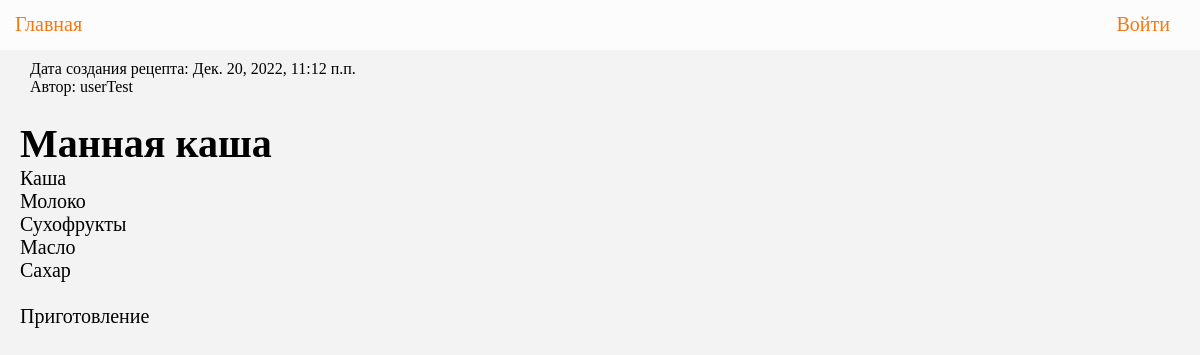
Screenshot of /post/3/ with the database file from the repository.
### mainCookHelper/models.py (models this page shows, shortened)
class Recepts(models.Model):
    author = models.ForeignKey(settings.AUTH_USER_MODEL, on_delete=models.CASCADE, verbose_name="Автор")
    title = models.CharField(max_length=225, verbose_name="Название")
    annotation = models.TextField(verbose_name="Описание")
    ingredients = models.TextField(verbose_name="Игредиенты")
    text = models.TextField(verbose_name="Приготовление")
    created_date = models.DateTimeField(default=timezone.now)
    published_date = models.DateTimeField(blank=True, null=True)

### mainCookHelper/views.py (the view)
# urls.py: path('post/<int:pk>/', views.recept_detail, name='recept_detail'),
def recept_detail(request, pk):
    post = get_object_or_404(Recepts, pk=pk)
    return render(request, 'mainCookHelper/recept_detail.html', {'post': post})

### mainCookHelper/templates/mainCookHelper/recept_detail.html (shortened to what this page needs)
{% extends 'mainCookHelper/base.html' %}
{% block content %}
<div class="block_post">
    <div class="post_info">
        {% if post.published_date %}
            <p>Дата создания рецепта: {{ post.published_date }}</p>
            <p>Автор: {{post.author}}</p>
        {% endif %}
    </div>
    <div class="post_function">
    </div>
</div>
<div class="post">
    <h1>{{ post.title }}</h1>
    <div class="post_text">
        <p>{{post.ingredients|linebreaksbr}}</p>
        <br>
        <p>{{ post.text|linebreaksbr }}</p>
    </div>
</div>
{% endblock %}

### mainCookHelper/static/css/main.css (style rules this page uses)
* { margin:0; padding:0; }
body { background-color: #f3f3f3; }
h1 { font-size: 40px; }
.post_info { margin-left: 5%; }
.post_function { margin-left: 75%; }
.block_post { margin-top: 10px; display: grid; grid-template-columns: repeat(2, 1fr); grid-template-rows: repeat(2, 20px); }
.post { margin-left: 20px; margin-top: 20px; }
.post h1 { font-size: 40px; }
.post_text { font-size: 20px; min-width: 50%; max-width: 100%; }

### rows the page displays
Recepts: published_date "Дек. 20, 2022, 11:12 п.п.", author "userTest", title "Манная каша", ingredients "Каша Молоко Сухофрукты Масло Сахар", text "Приготовление"
